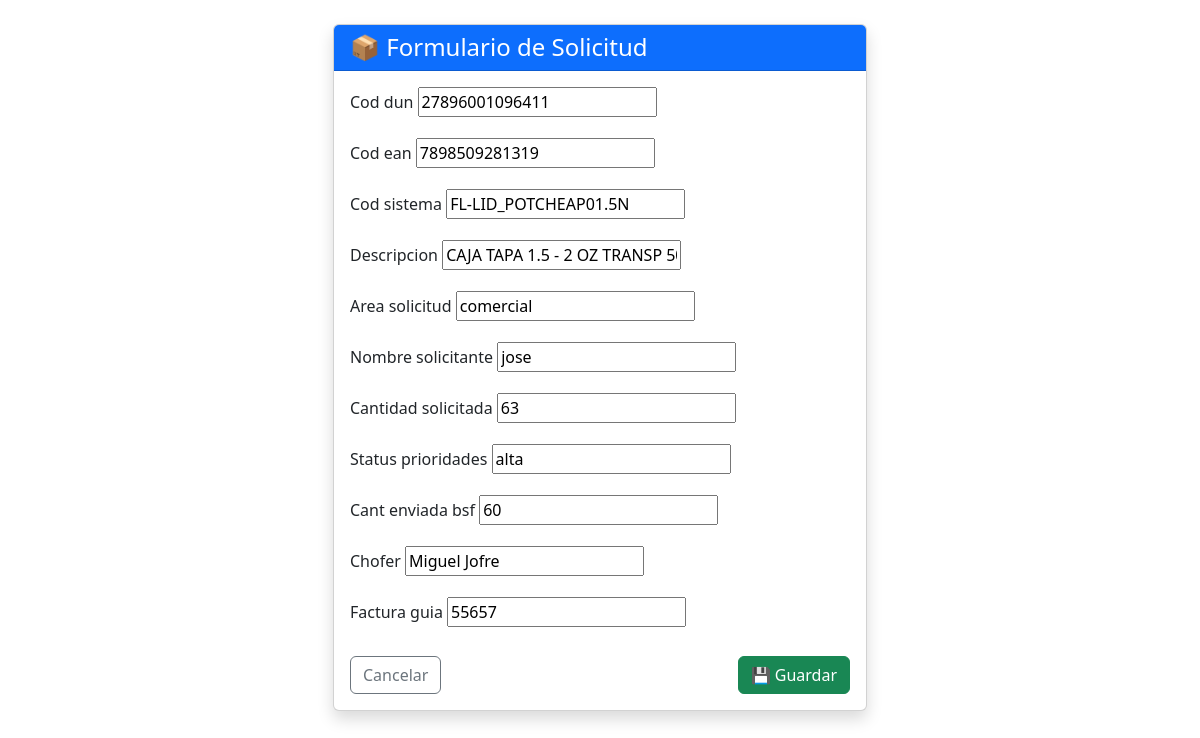
/pedidos/editar/27/, run on an earlier commit of the app's database.
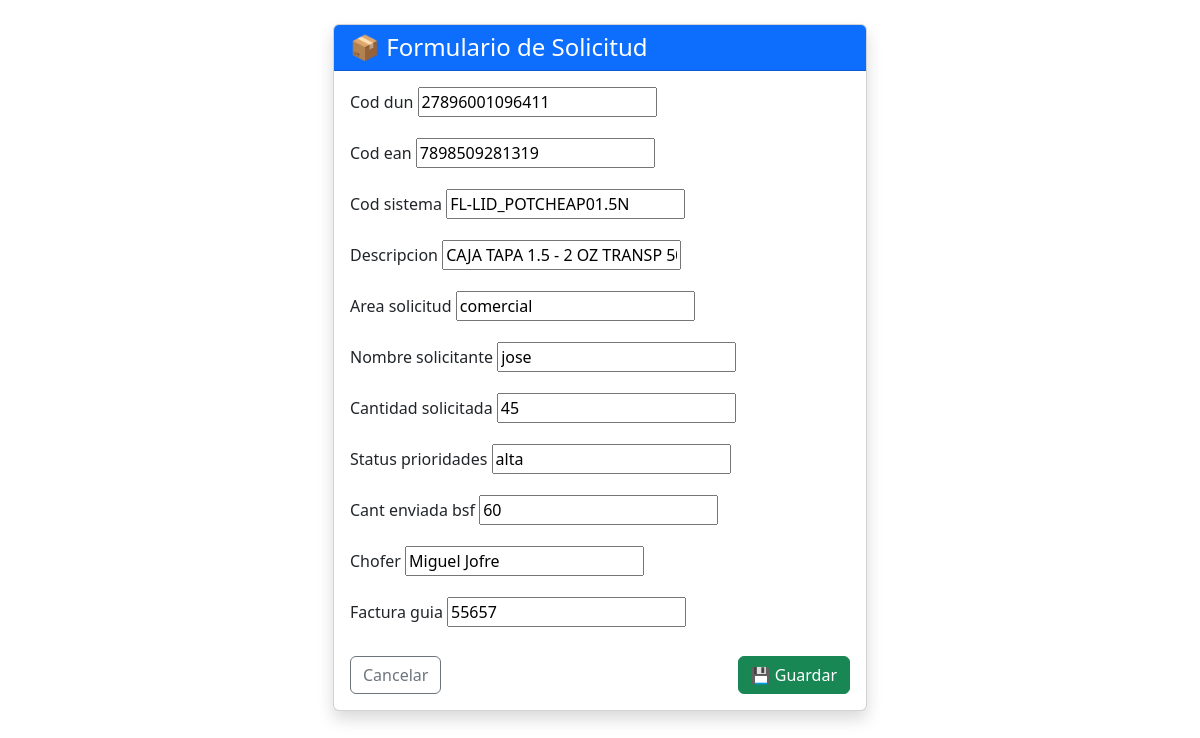
And on a later commit of the database.
### pedidos/models.py (models this page shows, shortened)
class Solicitud(models.Model):
    fecha_solicitud = models.DateTimeField(auto_now_add=True)
    cod_dun = models.CharField(max_length=50)
    cod_ean = models.CharField(max_length=50)
    cod_sistema = models.CharField(max_length=50)
    descripcion = models.CharField(max_length=255)
    area_solicitud = models.CharField(max_length=100)
    nombre_solicitante = models.CharField(max_length=120)
    cantidad_solicitada = models.PositiveIntegerField()
    status_prioridades = models.CharField(max_length=100)
    cant_enviada_bsf = models.PositiveIntegerField(default=0)
    chofer = models.CharField(max_length=120, blank=True, null=True)
    factura_guia = models.CharField(max_length=120, blank=True, null=True)

### pedidos/views.py (the view)
# urls.py: path('editar/<int:id>/', views.pedido_editar, name='pedido_editar'),
def pedido_editar(request, id):
    pedido = get_object_or_404(Solicitud, id=id)
    form = SolicitudForm(request.POST or None, instance=pedido)
    if form.is_valid():
        form.save()
        return redirect('solicitudes')   #  CAMBIO
    return render(request, 'form.html', {'form': form})

### pedidos/forms.py
class SolicitudForm(forms.ModelForm):
    class Meta:
        model = Solicitud
        exclude = ['fecha_solicitud']

### pedidos/templates/form.html (shortened to what this page needs)
{% extends 'base.html' %}
{% block content %}
<div class="container mt-4">
    <div class="row justify-content-center">
        <div class="col-md-8 col-lg-6">
            <div class="card shadow">
                <div class="card-header bg-primary text-white">
                    <h4 class="mb-0">📦 Formulario de Solicitud</h4>
                </div>
                <div class="card-body">
                    <form method="post">
                        {% for field in form %}
                            <div class="mb-3">
                                <label class="form-label">
                                    {{ field.label }}
                                </label>
                                {{ field }}
                            </div>
                        {% endfor %}
                        <div class="d-flex justify-content-between mt-4">
                            <a href="{% url 'solicitudes' %}" class="btn btn-outline-secondary">
                                Cancelar
                            </a>
                            <button type="submit" class="btn btn-success">
                                💾 Guardar
                            </button>
                        </div>
                    </form>
                </div>
            </div>
        </div>
    </div>
</div>
{% endblock %}

What changed in the data, as far as the page shows it:
changed Solicitud "FL-LID_POTCHEAP01.5N": cantidad_solicitada "63" → "45"
